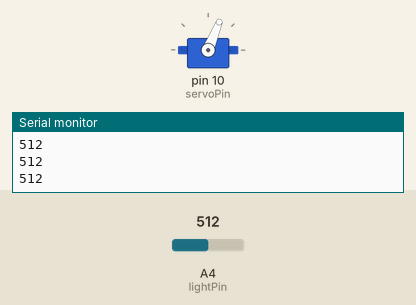
This sketch was run on a simulated Arduino Uno, built with avr-gcc and run on an emulated ATmega328P. On the bench: servo, the last lines printed to the serial monitor. The test bench sets the inputs (shaded band); at power-on: A4 (lightPin) = 512.

Above: at 1.2 s.
1.3 s: A4 (lightPin) set to 716
At 2.3 s:
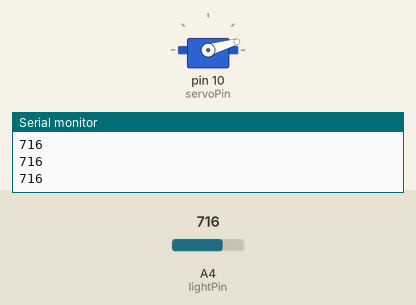
3.2 s: A4 (lightPin) set to 306
At 4.3 s:
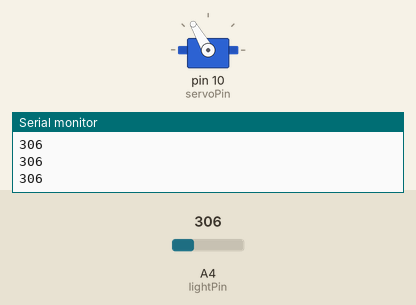
5.0 s: A4 (lightPin) set to 122
At 6.4 s:
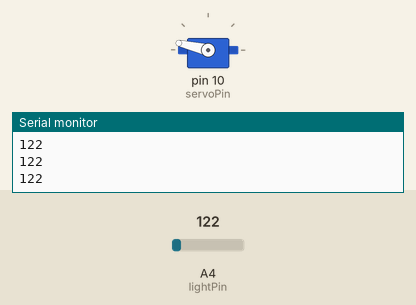
6.7 s: A4 (lightPin) set to 0
At 8.2 s:
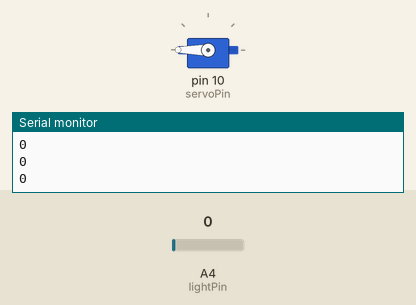
8.5 s: A4 (lightPin) set to 511
At 9.2 s:
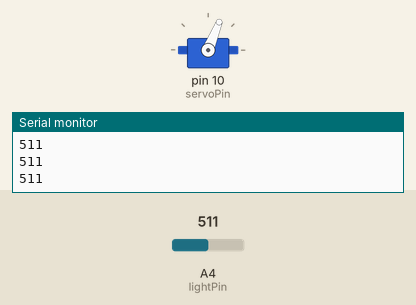
Timing chart, 0 to 11.2 s (numbered marks = the images above; inputs shaded):
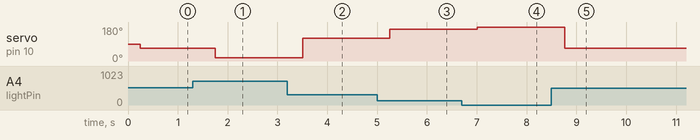

Measured:
- after the input at 1.3 s, servo on pin 10 (servoPin): 68° → 16° after 0.45 s
- after the input at 3.2 s, servo on pin 10 (servoPin): 16° → 120° after 0.31 s
- after the input at 5.0 s, servo on pin 10 (servoPin): 120° → 167° after 0.26 s
- after the input at 6.7 s, servo on pin 10 (servoPin): 167° → 180° after 0.31 s
- after the input at 8.5 s, servo on pin 10 (servoPin): 180° → 68° after 0.26 s

The sketch:

PhotoresistorServo.ino
```cpp
#include<Servo.h>
int servoPin=10;
int lightVal;
int lightPin=A4;
int dt=250;
int angle;
Servo servo;


void setup() {
  // put your setup code here, to run once:
Serial.begin(9600);
pinMode(lightPin,INPUT);
pinMode(servoPin,OUTPUT);
servo.attach(servoPin);
}

void loop() {
  // put your main code here, to run repeatedly:
  lightVal=analogRead(lightPin);
  Serial.println(lightVal);
  delay(dt);
  angle=(-16./63.)*lightVal+16.*780./63.;
  servo.write(angle);
}
```
